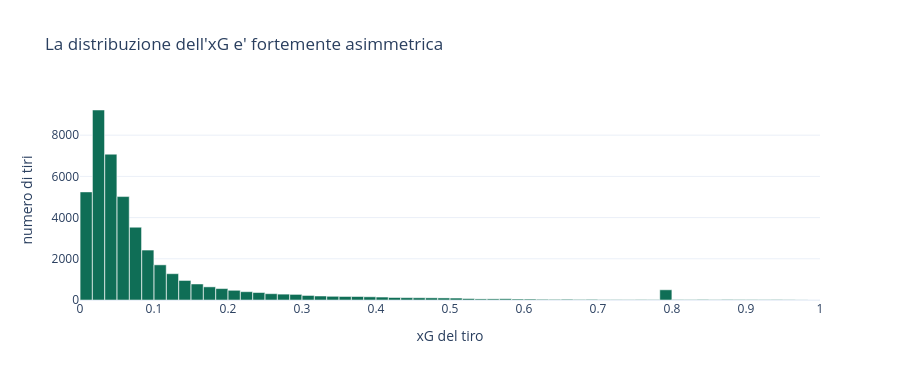

Here is the notebook cell this chart was saved with:
### Code cell
# Pre-aggregato di proposito: passare a Plotly 43.659 valori grezzi
# significherebbe incorporarli tutti nell'output del notebook, quasi un
# megabyte per un grafico che ne mostra sessanta barre.
conteggi, bordi = np.histogram(gioco["xg_statsbomb"], bins=60, range=(0, 1))
centri = (bordi[:-1] + bordi[1:]) / 2

fig = px.bar(
    x=centri, y=conteggi,
    labels={"x": "xG del tiro", "y": "numero di tiri"},
    title="La distribuzione dell'xG e' fortemente asimmetrica",
    color_discrete_sequence=[VERDE],
)
fig.update_layout(height=380, bargap=0.02, showlegend=False)
fig.show()

### Figure 1 — Plotly figure (JSON) as saved in the notebook; plotly's stock layout.template omitted (floating-point values rounded to 4 significant figures)
{"data": [{"hovertemplate": "xG del tiro=%{x}<br>numero di tiri=%{y}<extra></extra>", "legendgroup": "", "marker": {"color": "#0F6E56", "pattern": {"shape": ""}}, "name": "", "orientation": "v", "showlegend": false, "textposition": "auto", "type": "bar", "x": [0.008333, 0.025, 0.04167, 0.05833, 0.075, 0.09167, 0.1083, 0.125, 0.1417, 0.1583, 0.175, 0.1917, 0.2083, 0.225, 0.2417, 0.2583, 0.275, 0.2917, 0.3083, 0.325, 0.3417, 0.3583, 0.375, 0.3917, 0.4083, 0.425, 0.4417, 0.4583, 0.475, 0.4917, 0.5083, 0.525, 0.5417, 0.5583, 0.575, 0.5917, 0.6083, 0.625, 0.6417, 0.6583, 0.675, 0.6917, 0.7083, 0.725, 0.7417, 0.7583, 0.775, 0.7917, 0.8083, 0.825, 0.8417, 0.8583, 0.875, 0.8917, 0.9083, 0.925, 0.9417, 0.9583, 0.975, 0.9917], "xaxis": "x", "y": [5246, 9222, 7077, 5020, 3532, 2424, 1706, 1277, 948, 778, 638, 555, 471, 403, 363, 306, 285, 272, 220, 193, 179, 171, 169, 156, 143, 121, 114, 109, 105, 100, 94, 70, 53, 55, 61, 47, 45, 34, 30, 36, 26, 31, 16, 16, 14, 23, 16, 495, 19, 16, 26, 14, 25, 22, 20, 15, 19, 12, 5, 1], "yaxis": "y"}], "layout": {"bargap": 0.02, "barmode": "relative", "height": 380, "legend": {"tracegroupgap": 0}, "showlegend": false, "title": {"text": "La distribuzione dell'xG e' fortemente asimmetrica"}, "xaxis": {"anchor": "y", "domain": [0.0, 1.0], "title": {"text": "xG del tiro"}}, "yaxis": {"anchor": "x", "domain": [0.0, 1.0], "title": {"text": "numero di tiri"}}}}
